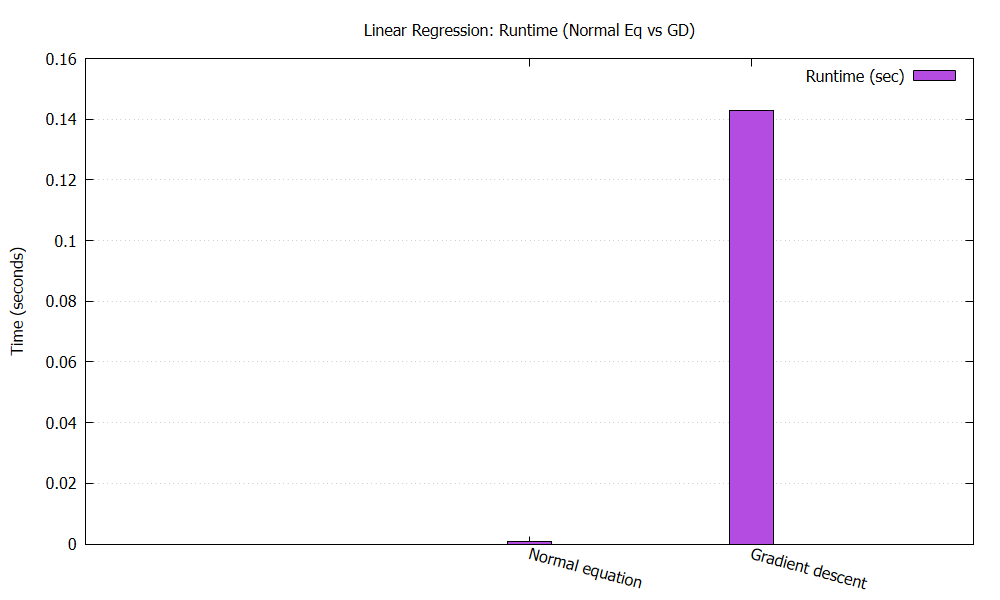

This chart was generated by the following gnuplot code:
set datafile separator ','
set terminal pngcairo size 1000,600
set output 'results/linear_time.png'
set title 'Linear Regression: Runtime (Normal Eq vs GD)'
set ylabel 'Time (seconds)'
set style data histograms
set style fill solid 0.7 border -1
set boxwidth 0.6
set grid ytics
set xtics rotate by -15
plot 'results/linear_comparison.csv' using 4:xtic(1) title 'Runtime (sec)'
